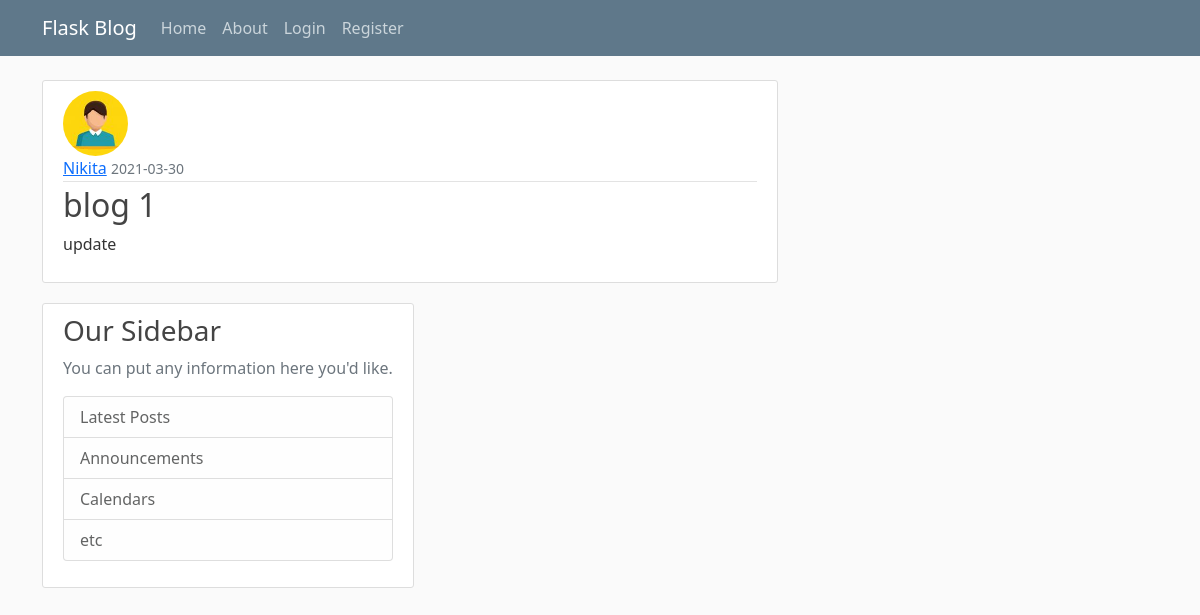
/post/1, run on the app's committed database.
### flaskblog/models.py (models this page shows, shortened)
class User(db.Model, UserMixin):
    id = db.Column(db.Integer, primary_key=True)
    username = db.Column(db.String(20), unique=True, nullable=False)
    email = db.Column(db.String(120), unique=True, nullable=False)
    image_file = db.Column(db.String(20), nullable=False,
                           default='default.jpg')
    password = db.Column(db.String(60), nullable=False)
    posts = db.relationship('Post', backref='author', lazy=True)

class Post(db.Model):
    id = db.Column(db.Integer, primary_key=True)
    title = db.Column(db.String(100), nullable=False)
    date_posted = db.Column(db.DateTime, nullable=False,
                            default=datetime.utcnow)
    content = db.Column(db.Text, nullable=False)
    user_id = db.Column(db.Integer, db.ForeignKey('user.id'), nullable=False)

### flaskblog/routes.py (the view)
@app.route("/post/<int:post_id>")
def post(post_id):
    post = Post.query.get_or_404(post_id)
    return render_template('post.html', title=post.title, post=post)

### flaskblog/templates/post.html (shortened to what this page needs)
{% extends "layouts.html" %}
{% block content %}
<article class="media content-section">
    <img class="rounded-circle article-img"
        src="{{ url_for('static', filename='profile_pics/' + post.author.image_file) }}" <div class="media-body">
    <div class="article-metadata">
        <a class="mr-2" href="#">{{ post.author.username }}</a>
        <small class="text-muted">{{ post.date_posted.strftime('%Y-%m-%d') }}</small>
    </div>
    <h2 class="article-title">{{ post.title }}</h2>
    <p class="article-content">{{ post.content }}</p>
    </div>
{% endblock content %}

### flaskblog/static/main.css (style rules this page uses)
body { background: #fafafa; color: #333333; margin-top: 5rem; }
h1, h2, h3, h4, h5, h6 { color: #444444; }
.content-section { background: #ffffff; padding: 10px 20px; border: 1px solid #dddddd; border-radius: 3px; margin-bottom: 20px; }
.article-title { color: #444444; }
.article-content { white-space: pre-line; }
.article-img { height: 65px; width: 65px; margin-right: 16px; }
.article-metadata { padding-bottom: 1px; margin-bottom: 4px; border-bottom: 1px solid #e3e3e3 }

### data on the page
User: image_file (picture), author.username "Nikita"
Post: date_posted "2021-03-30", title "blog 1", content "update"
